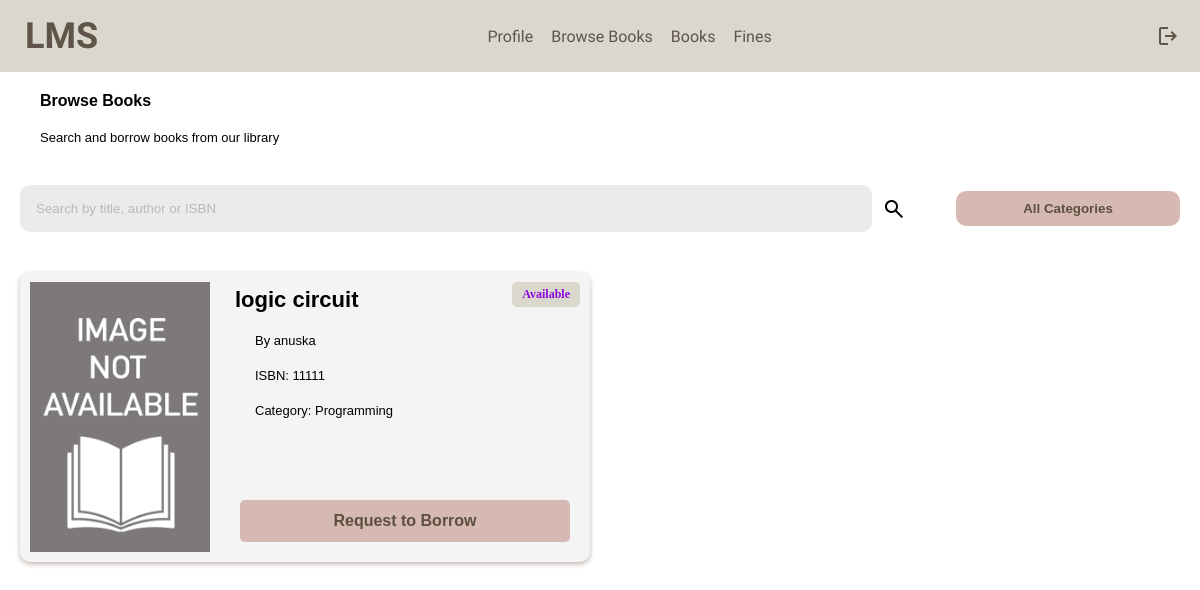
Page /browse-books/ (signed in) on the earlier database version.
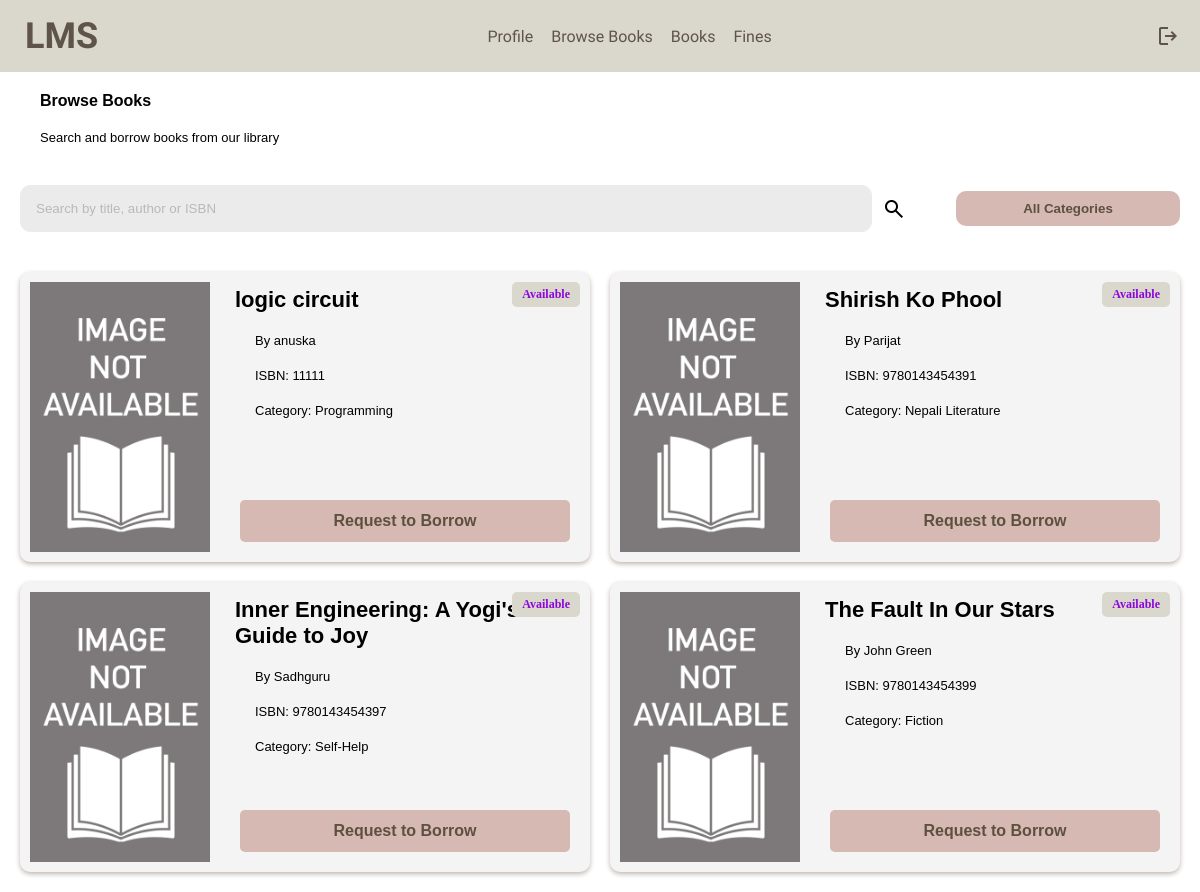
Same page on the later database version.
### library/models.py (models this page shows, shortened)
class Book(models.Model):
    title = models.CharField(max_length=200)
    author = models.CharField(max_length=100)
    category = models.ForeignKey(Category,
        on_delete=models.SET_NULL,
        null=True,
        blank=True
    )
    isbn = models.CharField(
        max_length=50,
        unique=True,
        null=True,
        blank=True
    )
    quantity = models.IntegerField(default=1)
    available = models.BooleanField(default=True)
    cover_image = models.ImageField(upload_to='book_covers/', null=True, blank=True)

class Category(models.Model):
    name = models.CharField(max_length=100, unique=True)
    def __str__(self):
        return self.name

### library/views.py (the view)
# urls.py: path('browse-books/', views.browse_books, name='browse_books'),
@login_required
def browse_books(request):
    print("BROWSE_BOOKS VIEW LOADED")
    query = request.GET.get('q', '')
    category = request.GET.get('category', '')
    books = Book.objects.all()
    if query:
        books = books.filter(title__icontains=query) | \
            books.filter(author__icontains=query) | \
            books.filter(isbn__icontains=query)
    if category:
        books = books.filter(category__id=category)
    categories = Category.objects.all()
    context = {
        'books': books,
        'query': query,
        'selected_category': category,
        'categories': categories,
    }
    return render(request, 'browsebooks.html', context)

### templates/browsebooks.html (shortened to what this page needs)
{% load static %}
{% block content %}
<link rel="stylesheet" href="{% static 'css/browsebooks.css' %}">
<div class="user-navbar">
    <div class="user-logo">
        <h1>LMS</h1>
    </div>
    <div class="user-nav-links">
        <a href="{% url 'user_dashboard' %}">Profile</a>
        <a href="{% url 'browse_books' %}">Browse Books</a>
        <a href="{% url 'user_books' %}">Books</a>
        <a href="{% url 'user_fines' %}">Fines</a>
    </div>
    <div class="logout-link">
        <a href="{% url 'logout' %}">
            <span class="material-symbols-outlined">
            </span>
        </a>
    </div>
</div>
<div class="page-header">
    <h3>Browse Books</h3>
    <p>Search and borrow books from our library</p>
</div>
<div class="search-section">
    <form method="GET"
          action="{% url 'browse_books' %}"
          class="search-form">
        <input
            type="search"
            id="site-search"
            name="q"
            value="{{ query }}"
            placeholder="Search by title, author or ISBN">
        <button type="submit"
                class="search-button">
            <span class="material-symbols-outlined">
            </span>
        </button>
    </form>
    <div class="category-dropdown">
        <form method="GET"
              action="{% url 'browse_books' %}">
            <select name="category"
                    id="category-select"
                    onchange="this.form.submit()">
                <option value="">All Categories</option>
            </select>
        </form>
    </div>
</div>
<div class="books-grid">
    {% for book in books %}
    <div class="book-card">
        <div class="book-cover">
            {% if book.cover_image %}
            <img src="{{ book.cover_image.url }}"
                 alt="{{ book.title }}">
            {% else %}
            <img src="{% static 'images/book.jpg' %}"
                 alt="Book Cover">
            {% endif %}
        </div>
        <div class="book-details">
            {% if book.available %}
            <span class="badge available">
                Available
            </span>
            {% else %}
            <span class="badge unavailable">
                Unavailable
            </span>
            {% endif %}
            <div>
                <h1>{{ book.title }}</h1>
                <p>By {{ book.author }}</p>
                <p>ISBN: {{ book.isbn }}</p>
                {% if book.category %}
                <p>Category: {{ book.category }}</p>
                {% endif %}
            </div>
            {% if book.available %}
            <a href="{% url 'request_borrow' book.id %}"
               class="borrow-button">
                Request to Borrow
            </a>
            {% else %}
            <button class="borrow-button disabled-btn"
                    disabled>
                Currently Unavailable
            </button>
            {% endif %}
        </div>
    </div>
    {% empty %}
    <div class="no-books">
        <p>No books found.</p>
    </div>
    {% endfor %}
</div>
{% endblock content %}

Differences in the rows shown:
added Book: available "Available", title "Shirish Ko Phool", author "Parijat", isbn "9780143454391", category "Nepali Literature"
added Book: available "Available", title "Inner Engineering: A Yogi's Guide to Joy", author "Sadhguru", isbn "9780143454397", category "Self-Help"
added Book: available "Available", title "The Fault In Our Stars", author "John Green", isbn "9780143454399", category "Fiction"
